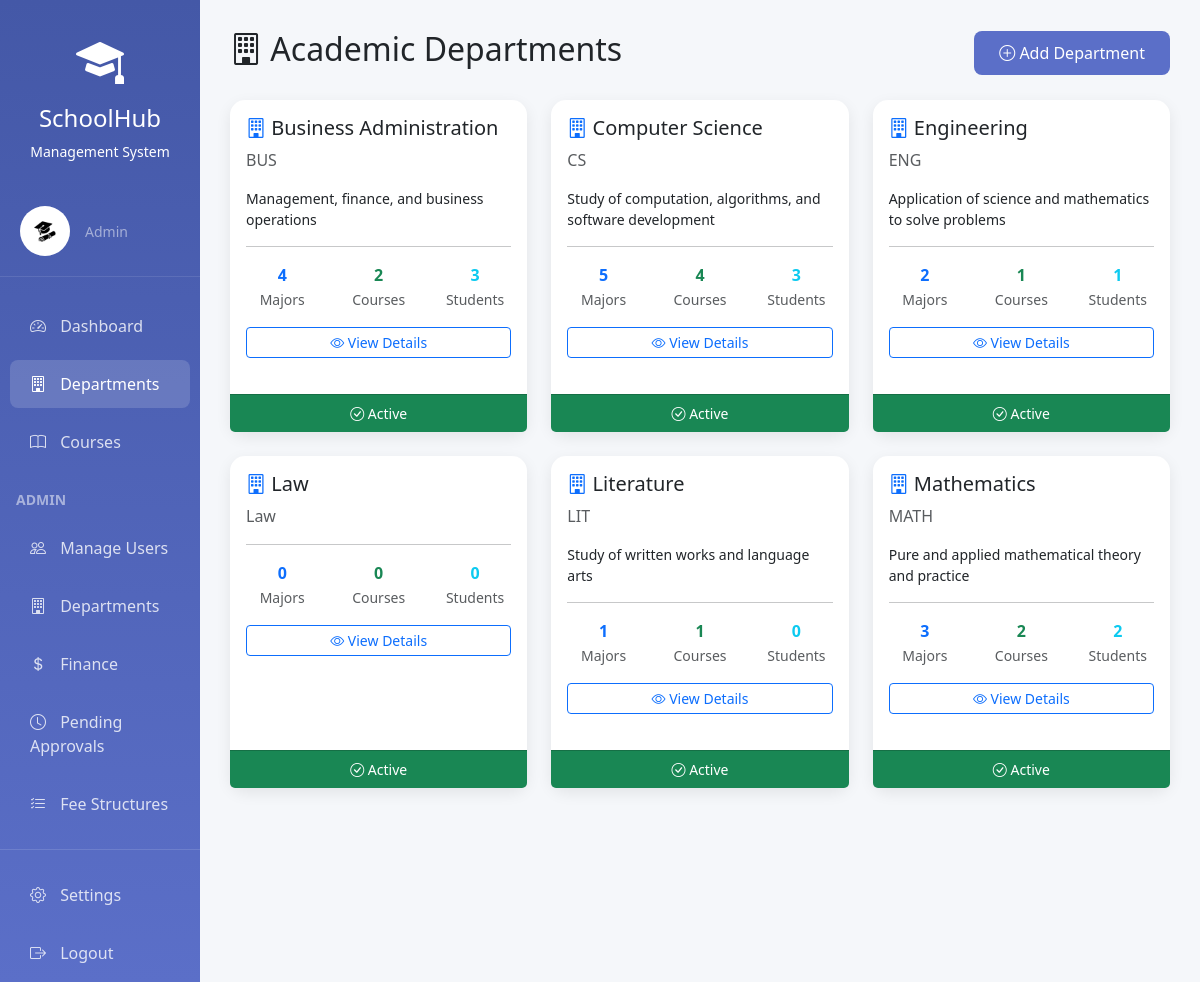
The page /academics/departments/ (signed in) on the database its author committed.
### accounts/models.py (models this page shows, shortened)
class User(AbstractUser):
    USER_TYPE_CHOICES = (
        ('admin', 'Admin'),
        ('teacher', 'Teacher'),
        ('student', 'Student'),
    )
    user_type = models.CharField(max_length=10, choices=USER_TYPE_CHOICES, default='student')
    phone_number = models.CharField(max_length=15, blank=True, null=True)
    address = models.TextField(blank=True, null=True)
    date_of_birth = models.DateField(blank=True, null=True)
    profile_picture = models.ImageField(upload_to='profiles/', blank=True, null=True)
    is_approved = models.BooleanField(default=False, help_text='Admin must approve new accounts')
    student_id = models.CharField(max_length=20, blank=True, null=True, unique=True)
    enrollment_date = models.DateField(blank=True, null=True)
    department = models.ForeignKey('academics.Department', on_delete=models.SET_NULL,
                                   null=True, blank=True, related_name='students')
    major = models.ForeignKey('academics.Major', on_delete=models.SET_NULL,
                              null=True, blank=True, related_name='students')
    teacher_id = models.CharField(max_length=20, blank=True, null=True, unique=True)
    hire_date = models.DateField(blank=True, null=True)
    teacher_department = models.ForeignKey('academics.Department', on_delete=models.SET_NULL,
                                          null=True, blank=True, related_name='teachers')
    teaching_majors = models.ManyToManyField('academics.Major', blank=True,
                                             related_name='teachers')
    class Meta:
        ordering = ['username']
    @property
    def is_admin(self):
        return self.user_type == 'admin'
    @property
    def is_student(self):
        return self.user_type == 'student'

### academics/models.py (models this page shows, shortened)
class Department(models.Model):
    name = models.CharField(max_length=100, unique=True)
    code = models.CharField(max_length=10, unique=True, help_text="e.g., CS, MATH, ENG")
    description = models.TextField(blank=True)
    head_of_department = models.ForeignKey(
        User,
        on_delete=models.SET_NULL,
        null=True,
        blank=True,
        limit_choices_to={'user_type': 'teacher'},
        related_name='department_headed'
    )
    is_active = models.BooleanField(default=True)
    created_at = models.DateTimeField(auto_now_add=True)
    class Meta:
        ordering = ['name']
    @property
    def major_count(self):
        return self.majors.count()
    @property
    def course_count(self):
        return self.courses.count()
    @property
    def student_count(self):
        return User.objects.filter(user_type='student', department=self).count()

### academics/views.py (the view)
# urls.py: path('departments/', views.department_list, name='department_list'),
@login_required
def department_list(request):
    departments = Department.objects.all()
    return render(request, 'academics/department_list.html', {'departments': departments})

### academics/templates/academics/department_list.html (shortened to what this page needs)
{% extends 'base.html' %}
{% block content %}
<div class="d-flex justify-content-between align-items-center mb-4">
    <h2><i class="bi bi-building"></i> Academic Departments</h2>
    {% if user.is_admin %}
    <a href="{% url 'academics:department_create' %}" class="btn btn-primary">
        <i class="bi bi-plus-circle"></i> Add Department
    </a>
    {% endif %}
</div>
<div class="row">
    {% for department in departments %}
    <div class="col-md-6 col-lg-4 mb-4">
        <div class="card h-100 hover-shadow">
            <div class="card-body">
                <h5 class="card-title">
                    <i class="bi bi-building text-primary"></i> {{ department.name }}
                </h5>
                <p class="text-muted mb-3">{{ department.code }}</p>
                <p class="card-text small">{{ department.description|truncatewords:20 }}</p>
                <hr>
                <div class="row text-center mb-3">
                    <div class="col-4">
                        <div class="fw-bold text-primary">{{ department.major_count }}</div>
                        <small class="text-muted">Majors</small>
                    </div>
                    <div class="col-4">
                        <div class="fw-bold text-success">{{ department.course_count }}</div>
                        <small class="text-muted">Courses</small>
                    </div>
                    <div class="col-4">
                        <div class="fw-bold text-info">{{ department.student_count }}</div>
                        <small class="text-muted">Students</small>
                    </div>
                </div>
                <div class="d-grid gap-2">
                    <a href="{% url 'academics:department_detail' department.id %}" class="btn btn-outline-primary btn-sm">
                        <i class="bi bi-eye"></i> View Details
                    </a>
                </div>
            </div>
            {% if department.is_active %}
            <div class="card-footer bg-success text-white text-center small">
                <i class="bi bi-check-circle"></i> Active
            </div>
            {% else %}
            <div class="card-footer bg-secondary text-white text-center small">
                <i class="bi bi-x-circle"></i> Inactive
            </div>
            {% endif %}
        </div>
    </div>
    {% empty %}
    <div class="col-12">
        <div class="alert alert-info">
            <i class="bi bi-info-circle"></i> No departments found. Create your first department to get started!
        </div>
    </div>
    {% endfor %}
</div>
{% endblock %}

### templates/base.html (shortened to what this page needs)
<!DOCTYPE html>
<html lang="en">
<head>
    <link href="https://cdn.jsdelivr.net/npm/bootstrap@5.3.2/dist/css/bootstrap.min.css" rel="stylesheet">
    <link rel="stylesheet" href="https://cdn.jsdelivr.net/npm/bootstrap-icons@1.11.2/font/bootstrap-icons.css">
</head>
<body>
    {% if user.is_authenticated %}
    <div class="container-fluid">
        <div class="row">
            <div class="col-md-2 sidebar">
                <div class="text-center py-4">
                    <i class="bi bi-mortarboard-fill" style="font-size: 3rem;"></i>
                    <h4 class="mt-2">SchoolHub</h4>
                    <p class="small mb-0">Management System</p>
                </div>
                <div class="user-section d-flex align-items-center">
                    <div class="user-avatar">
                        {% if user.profile_picture %}
                        <img src="{{ user.profile_picture.url }}" alt="{{ user.get_full_name }}" style="width: 50px; height: 50px; border-radius: 50%; object-fit: cover;">
                        {% else %}
                        <i class="bi bi-person-circle"></i>
                        {% endif %}
                    </div>
                    <div>
                        <small class="text-white-50">{{ user.get_user_type_display }}</small>
                    </div>
                </div>
                <nav class="nav flex-column">
                    <a class="nav-link {% if request.path == '/accounts/dashboard/' %}active{% endif %}" href="{% url 'accounts:dashboard' %}">
                        <i class="bi bi-speedometer2"></i> Dashboard
                    </a>
                    {% if user.is_admin %}
                    <a class="nav-link {% if '/academics/departments' in request.path %}active{% endif %}" href="{% url 'academics:department_list' %}">
                        <i class="bi bi-building"></i> Departments
                    </a>
                    {% endif %}
                    {% if user.is_admin or user.is_teacher %}
                    <a class="nav-link {% if '/academics/courses/' in request.path %}active{% endif %}" href="{% url 'academics:course_list' %}">
                        <i class="bi bi-book"></i> Courses
                    </a>
                    {% endif %}
                    {% if user.is_admin %}
                    <div class="mt-3 mb-2 px-3">
                        <small class="text-white-50 fw-bold">ADMIN</small>
                    </div>
                    <a class="nav-link {% if '/accounts/users' in request.path %}active{% endif %}" href="{% url 'accounts:user_list' %}">
                        <i class="bi bi-people"></i> Manage Users
                    </a>
                    <a class="nav-link {% if '/accounts/departments' in request.path %}active{% endif %}" href="{% url 'academics:department_list' %}">
                        <i class="bi bi-building"></i> Departments
                    </a>
                    <a class="nav-link {% if '/finance/dashboard' in request.path or '/finance/payments' in request.path %}active{% endif %}" href="{% url 'finance:finance_dashboard' %}">
                        <i class="bi bi-currency-dollar"></i> Finance
                    </a>
                    <a class="nav-link {% if '/finance/payments/pending' in request.path %}active{% endif %}" href="{% url 'finance:pending_payments' %}">
                        <i class="bi bi-clock"></i> Pending Approvals
                    </a>
                    <a class="nav-link {% if '/finance/fee-structures' in request.path %}active{% endif %}" href="{% url 'finance:fee_structure_list' %}">
                        <i class="bi bi-list-check"></i> Fee Structures
                    </a>
                    {% endif %}
                    <hr class="text-white-50">
                    <a class="nav-link {% if '/accounts/settings' in request.path %}active{% endif %}" href="{% url 'accounts:profile_settings' %}">
                        <i class="bi bi-gear"></i> Settings
                    </a>
                    <a class="nav-link" href="{% url 'accounts:logout' %}">
                        <i class="bi bi-box-arrow-right"></i> Logout
                    </a>
                </nav>
            </div>
            <div class="col-md-10 main-content">
                {% block content %}{% endblock %}
            </div>
        </div>
    </div>
    {% else %}
        {% block auth_content %}{% endblock %}
    {% endif %}
</body>
</html>

### templates/base.html (style rules this page uses)
:root { --primary-color: #5b6fc8; --secondary-color: #00c853; --accent-color: #ffa726; --danger-color: #ef5350; }
body { font-family: 'Segoe UI', Tahoma, Geneva, Verdana, sans-serif; background: linear-gradient(135deg, #667eea 0%, #764ba2 100%); min-height: 100vh; }
.sidebar { min-height: 100vh; background: linear-gradient(180deg, #4458a7 0%, #5b6fc8 100%); color: white; padding: 0; box-shadow: 2px 0 10px rgba(0,0,0,0.1); }
.sidebar .nav-link { color: rgba(255,255,255,0.8); padding: 12px 20px; margin: 5px 10px; border-radius: 8px; transition: all 0.3s ease; }
.sidebar .nav-link:hover, .sidebar .nav-link.active { background: rgba(255,255,255,0.15); color: white; }
.sidebar .nav-link i { margin-right: 10px; width: 20px; }
.main-content { padding: 30px; background: #f5f7fa; min-height: 100vh; }
.card { border: none; border-radius: 15px; box-shadow: 0 5px 15px rgba(0,0,0,0.08); margin-bottom: 20px; }
.btn-primary { background: var(--primary-color); border: none; padding: 10px 25px; border-radius: 8px; }
.user-section { padding: 20px; border-bottom: 1px solid rgba(255,255,255,0.1); margin-bottom: 20px; }
.user-avatar { width: 50px; height: 50px; border-radius: 50%; background: rgba(255,255,255,0.2); display: flex; align-items: center; justify-content: center; font-size: 24px; margin-right: 15px; }

### academics/templates/academics/department_list.html (style rules this page uses)
.hover-shadow { transition: all 0.3s ease; }

### rows shown on the page
User: profile_picture (picture), user_type "Admin"
Department: name "Business Administration", code "BUS", description "Management, finance, and business operations", major_count "4", course_count "2", student_count "3", is_active True (drawn)
Department: name "Computer Science", code "CS", description "Study of computation, algorithms, and software development", major_count "5", course_count "4", student_count "3", is_active True (drawn)
Department: name "Engineering", code "ENG", description "Application of science and mathematics to solve problems", major_count "2", course_count "1", student_count "1", is_active True (drawn)
Department: name "Law", code "Law", major_count "0", course_count "0", student_count "0", is_active True (drawn)
Department: name "Literature", code "LIT", description "Study of written works and language arts", major_count "1", course_count "1", student_count "0", is_active True (drawn)
Department: name "Mathematics", code "MATH", description "Pure and applied mathematical theory and practice", major_count "3", course_count "2", student_count "2", is_active True (drawn)
